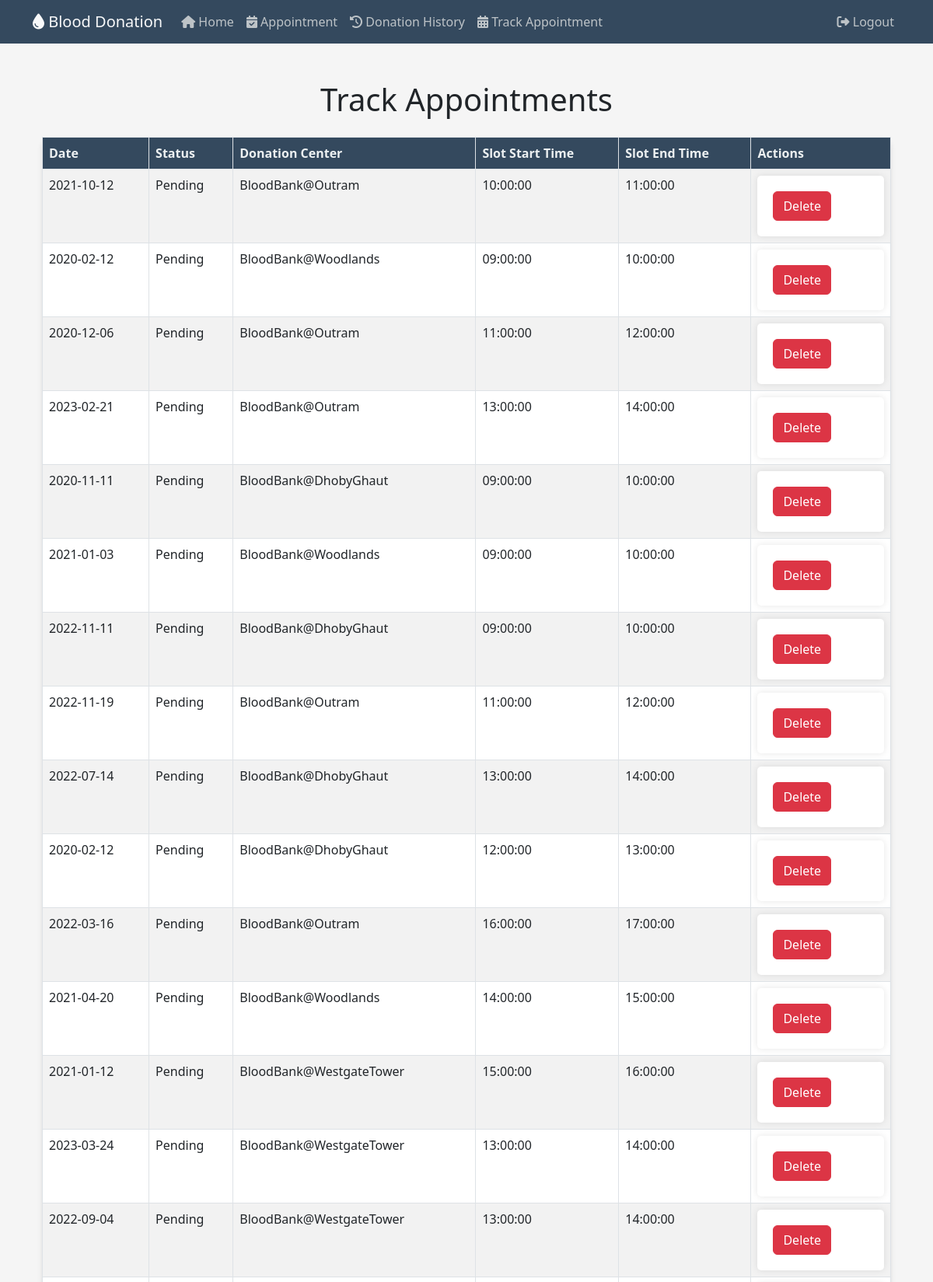
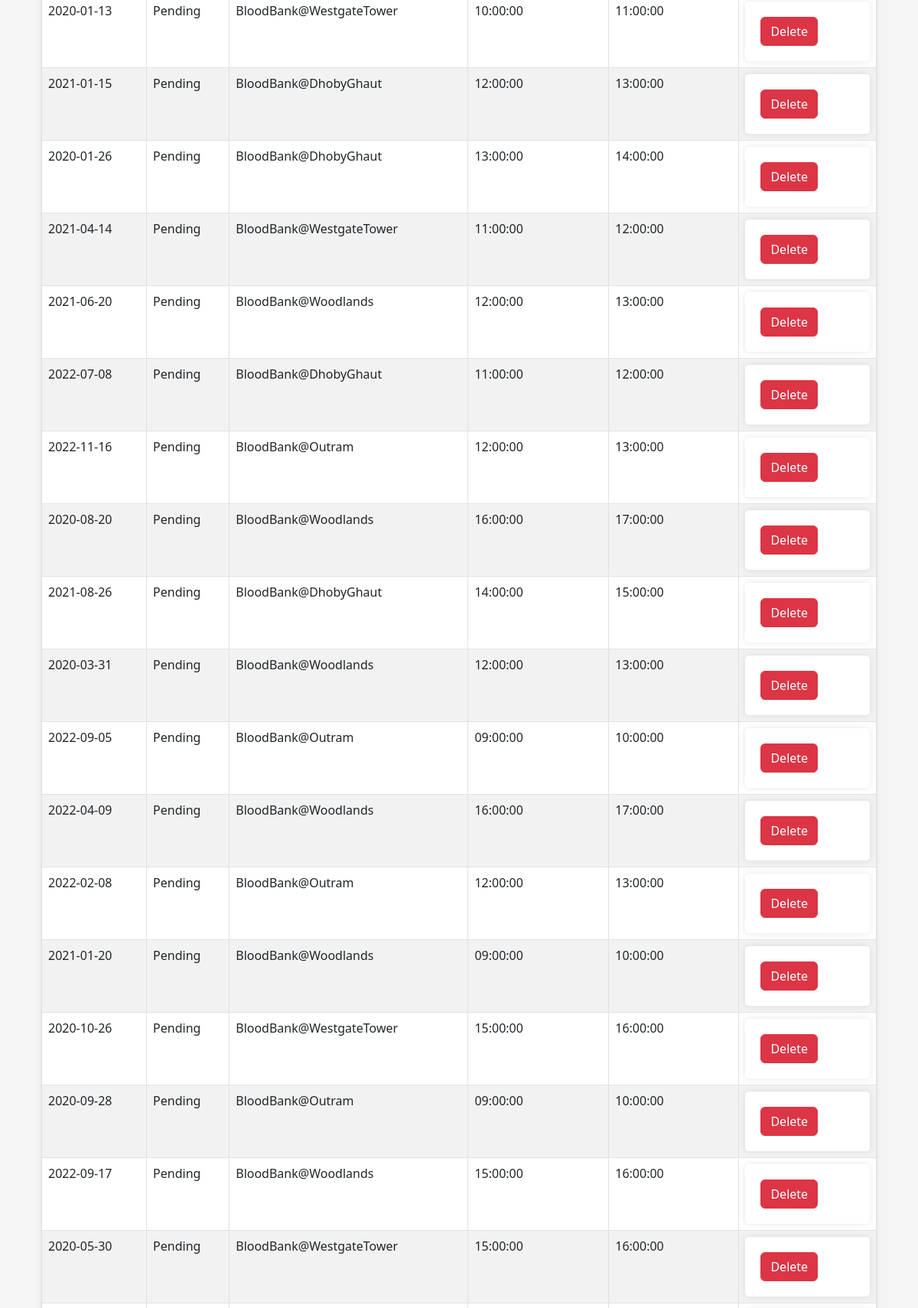
The page /trackappointment (signed in, upper part) on the database its author committed (2 pictures, top to bottom).
### website/models.py (models this page shows)
class Appointment(db.Model):
    AppointmentID = db.Column(db.Integer, primary_key=True, autoincrement=True)
    Date = db.Column(db.Date, nullable=False)
    Status = db.Column(db.String(20), nullable=False)
    DonorID = db.Column(db.Integer, db.ForeignKey('donors.DonorID'))
    DonationCenterID = db.Column(db.Integer, db.ForeignKey('donation_center.DonationCenterID'))
    SlotID = db.Column(db.Integer, db.ForeignKey('slots.SlotID'))

class DonationCenter(db.Model):
    DonationCenterID = db.Column(db.Integer, primary_key=True, autoincrement=True)
    Name = db.Column(db.String(50), nullable=False)
    Address = db.Column(db.String(100), nullable=False)
    appointments = db.relationship('Appointment', backref='donation_center')
    slots = db.relationship('Slots', backref='donation_center')

### website/views.py (the view)
@views.route('/trackappointment')
def trackappointment():
    logged_in_user_email = session['email']
    user = Users.get_by_email(logged_in_user_email)
    donor_id = user.donor.DonorID
    stmt = (db.session.query(Appointment.AppointmentID,Appointment.Date, Appointment.Status, DonationCenter.Name, Slots.StartTime, Slots.EndTime)
        .join(DonationCenter, DonationCenter.DonationCenterID == Appointment.DonationCenterID)
        .join(Slots, Slots.SlotID == Appointment.SlotID)
        .join(Donors, Donors.DonorID == Appointment.DonorID)
        .filter(Donors.DonorID == donor_id)
        .filter(Appointment.Status == "Pending")
        .order_by(Appointment.AppointmentID.desc()))
    result = stmt.all()
    return render_template('trackappointment.html', appointments=result)

### website/models.py (called while the page is built)
    def get_by_email(email):
        return Users.query.filter_by(Email=email).first()

### website/templates/trackappointment.html (shortened to what this page needs)
{% extends "base.html" %}
{% block text %}
<div class="container my-5">
    <h1 class="mb-4">Track Appointments</h1>
    <table class="table table-striped table-bordered table-custom">
        <thead>
            <tr>
				<th>Date</th>
				<th>Status</th>
				<th>Donation Center</th>
                <th>Slot Start Time</th>
                <th>Slot End Time</th>
                <th>Actions</th>
			</tr>
		</thead>
		<tbody>
			{% for appointment in appointments %}
			<tr>
				<td>{{ appointment.Date }}</td>
				<td>{{ appointment.Status }}</td>
				<td>{{ appointment.Name }}</td>
                <td>{{ appointment.StartTime }}</td>
                <td>{{ appointment.EndTime }}</td>
                <td>
                    <form action="/appointments/{{ appointment.AppointmentID }}/delete" method="POST">
                        <button type="submit" class="btn btn-danger">Delete</button>
                    </form>
                </td>
            </tr>
			{% endfor %}
		</tbody>
	</table>
</div>
{% endblock %}

### website/static/styles.css (style rules this page uses)
body { font-family: 'Poppins', sans-serif; background-color: #f5f5f5 !important; }
h1 { font-size: 36px; margin: 20px 0; text-align: center; color: #4a4a4a; }
form { padding: 20px; background-color: #ffffff; border-radius: 5px; box-shadow: 0 0 10px rgba(0, 0, 0, 0.1); }

### website/templates/trackappointment.html (style rules this page uses)
.table-custom { background-color: #fff; border-radius: 10px; box-shadow: 0 4px 6px rgba(0, 0, 0, 0.1); }
.table-custom thead th { background-color: #34495e; color: #ecf0f1; }

### rows shown on the page
Appointment: Date "2021-10-12", Status "Pending", Name "BloodBank@Outram", StartTime "10:00:00", EndTime "11:00:00"
Appointment: Date "2020-02-12", Status "Pending", Name "BloodBank@Woodlands", StartTime "09:00:00", EndTime "10:00:00"
Appointment: Date "2020-12-06", Status "Pending", Name "BloodBank@Outram", StartTime "11:00:00", EndTime "12:00:00"
Appointment: Date "2023-02-21", Status "Pending", Name "BloodBank@Outram", StartTime "13:00:00", EndTime "14:00:00"
Appointment: Date "2020-11-11", Status "Pending", Name "BloodBank@DhobyGhaut", StartTime "09:00:00", EndTime "10:00:00"
Appointment: Date "2021-01-03", Status "Pending", Name "BloodBank@Woodlands", StartTime "09:00:00", EndTime "10:00:00"
Appointment: Date "2022-11-11", Status "Pending", Name "BloodBank@DhobyGhaut", StartTime "09:00:00", EndTime "10:00:00"
Appointment: Date "2022-11-19", Status "Pending", Name "BloodBank@Outram", StartTime "11:00:00", EndTime "12:00:00"
Appointment: Date "2022-07-14", Status "Pending", Name "BloodBank@DhobyGhaut", StartTime "13:00:00", EndTime "14:00:00"
Appointment: Date "2020-02-12", Status "Pending", Name "BloodBank@DhobyGhaut", StartTime "12:00:00", EndTime "13:00:00"
Appointment: Date "2022-03-16", Status "Pending", Name "BloodBank@Outram", StartTime "16:00:00", EndTime "17:00:00"
Appointment: Date "2021-04-20", Status "Pending", Name "BloodBank@Woodlands", StartTime "14:00:00", EndTime "15:00:00"
Appointment: Date "2021-01-12", Status "Pending", Name "BloodBank@WestgateTower", StartTime "15:00:00", EndTime "16:00:00"
Appointment: Date "2023-03-24", Status "Pending", Name "BloodBank@WestgateTower", StartTime "13:00:00", EndTime "14:00:00"
Appointment: Date "2022-09-04", Status "Pending", Name "BloodBank@WestgateTower", StartTime "13:00:00", EndTime "14:00:00"
Appointment: Date "2020-01-13", Status "Pending", Name "BloodBank@WestgateTower", StartTime "10:00:00", EndTime "11:00:00"
Appointment: Date "2021-01-15", Status "Pending", Name "BloodBank@DhobyGhaut", StartTime "12:00:00", EndTime "13:00:00"
Appointment: Date "2020-01-26", Status "Pending", Name "BloodBank@DhobyGhaut", StartTime "13:00:00", EndTime "14:00:00"
Appointment: Date "2021-04-14", Status "Pending", Name "BloodBank@WestgateTower", StartTime "11:00:00", EndTime "12:00:00"
Appointment: Date "2021-06-20", Status "Pending", Name "BloodBank@Woodlands", StartTime "12:00:00", EndTime "13:00:00"
Appointment: Date "2022-07-08", Status "Pending", Name "BloodBank@DhobyGhaut", StartTime "11:00:00", EndTime "12:00:00"
Appointment: Date "2022-11-16", Status "Pending", Name "BloodBank@Outram", StartTime "12:00:00", EndTime "13:00:00"
Appointment: Date "2020-08-20", Status "Pending", Name "BloodBank@Woodlands", StartTime "16:00:00", EndTime "17:00:00"
Appointment: Date "2021-08-26", Status "Pending", Name "BloodBank@DhobyGhaut", StartTime "14:00:00", EndTime "15:00:00"
Appointment: Date "2020-03-31", Status "Pending", Name "BloodBank@Woodlands", StartTime "12:00:00", EndTime "13:00:00"
Appointment: Date "2022-09-05", Status "Pending", Name "BloodBank@Outram", StartTime "09:00:00", EndTime "10:00:00"
Appointment: Date "2022-04-09", Status "Pending", Name "BloodBank@Woodlands", StartTime "16:00:00", EndTime "17:00:00"
Appointment: Date "2022-02-08", Status "Pending", Name "BloodBank@Outram", StartTime "12:00:00", EndTime "13:00:00"
Appointment: Date "2021-01-20", Status "Pending", Name "BloodBank@Woodlands", StartTime "09:00:00", EndTime "10:00:00"
Appointment: Date "2020-10-26", Status "Pending", Name "BloodBank@WestgateTower", StartTime "15:00:00", EndTime "16:00:00"
Appointment: Date "2020-09-28", Status "Pending", Name "BloodBank@Outram", StartTime "09:00:00", EndTime "10:00:00"
Appointment: Date "2022-09-17", Status "Pending", Name "BloodBank@Woodlands", StartTime "15:00:00", EndTime "16:00:00"
Appointment: Date "2020-05-30", Status "Pending", Name "BloodBank@WestgateTower", StartTime "15:00:00", EndTime "16:00:00"
